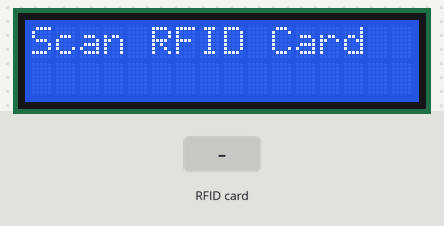
This sketch was run on a simulated Arduino Uno, built with avr-gcc and run on an emulated ATmega328P. Shown: 16×2 character LCD. Inputs (shaded band) come from the test bench. The local clock reads 2024-03-15 10:24:30 at power-on unless the sketch sets it.

Above: at 1.3 s.
1.4 s: RFID card 0E D4 4C 75 held to the reader
At 2.5 s:
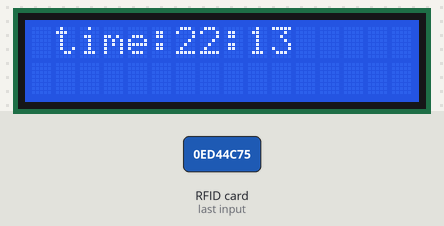
At 4.1 s:
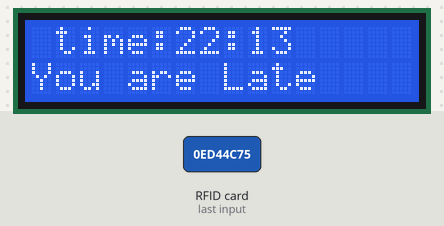
4.4 s: RFID card 5E 7A 19 C4 held to the reader
At 7.5 s:
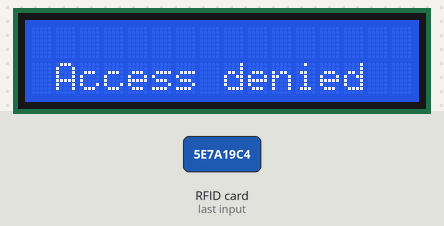
Timing chart, 0 to 9.0 s (numbered marks = the images above; inputs shaded):
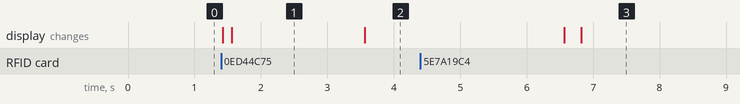

The sketch:

rfidw.ino
```cpp
//All Credit Technic 1510
//
//
//
//
#include <SPI.h>
#include <MFRC522.h>
#include <LiquidCrystal.h>
#include <RTClib.h> // for the RTC
#define SS_PIN 10
#define RST_PIN 9


// Instance of the class for RTC
RTC_DS1307 rtc;
MFRC522 mfrc522(SS_PIN, RST_PIN);
LiquidCrystal lcd(6 , 7, 5, 4, 3, 2);
// Define check in time
const int checkInHour =22;
const int checkInMinute = 5;
int userCheckInHour;
int userCheckInMinute;
const int redLED = 6;
const int greenLED = 7;
const int buzzer = 5;


void setup()
{

  SPI.begin();
  mfrc522.PCD_Init();
   DateTime now = rtc.now();
  userCheckInHour = now.hour();
  userCheckInMinute = now.minute();
  lcd.begin(16, 2);
  lcd.print("Scan RFID Card");
    // Setup for the RTC
  if(!rtc.begin())
  {
    lcd.print("Couldn't find RTC");
    Serial.println("Couldn't find RTC");
    while(1);
  }
  else {
    // following line sets the RTC to the date & time this sketch was compiled
    rtc.adjust(DateTime(F(__DATE__), F(__TIME__)));
  }
  if(!rtc.isrunning()) {
    Serial.println("RTC is NOT running!");
    }


}
void loop()
{

  if ( ! mfrc522.PICC_IsNewCardPresent())
  {
    return;
  }

  if ( ! mfrc522.PICC_ReadCardSerial())
  {
    return;
  }

  lcd.clear();
  lcd.begin(16, 2);
  lcd.print("Place your id card:");
  String content= "";
  byte letter;
  for (byte i = 0; i < mfrc522.uid.size; i++)
  {
    lcd.setCursor(0, 1);
     lcd.print(mfrc522.uid.uidByte[i] < 0x10 ? " 0" : " ");
     lcd.print(mfrc522.uid.uidByte[i], HEX);
     content.concat(String(mfrc522.uid.uidByte[i] < 0x10 ? " 0" : " "));
     content.concat(String(mfrc522.uid.uidByte[i], HEX));
  }
lcd.clear();
lcd.begin(16, 2);
 lcd.print(" ");
 content.toUpperCase();
  if (content.substring(1) == "0E D4 4C 75") //Plz change to your cards UID
  {   DateTime now = rtc.now();
     userCheckInHour = now.hour();
     userCheckInMinute = now.minute();
     lcd.print("time:");
     lcd.print(userCheckInHour);
     lcd.print(":");
     lcd.print(userCheckInMinute);
     if((userCheckInHour < checkInHour)||((userCheckInHour==checkInHour) && (userCheckInMinute <= checkInMinute)))
     {   lcd.setCursor(0,1);
         lcd.print("Welcome Abhigna");
         digitalWrite(greenLED, HIGH);
         delay(2000);
         digitalWrite(greenLED,LOW);

     }
      else{
    digitalWrite(redLED, HIGH);
    delay(2000);
    digitalWrite(redLED,LOW);
    //Serial.println("You are late...");
       lcd.setCursor(0,1);
    lcd.print("You are Late");
  }


    delay(3000);
   lcd.clear();
    setup();
  }

 else   {
  lcd.setCursor(0, 1);
    lcd.print(" Access denied");
    delay(3000);
    lcd.clear();
      setup();
      }}
```

Measured:
- after the input at 1.4 s, the display: first changes at once (image 1 shows a later state)
- what the display in image 1 shows lasts 2.0 s, from 1.6 s to 3.6 s
